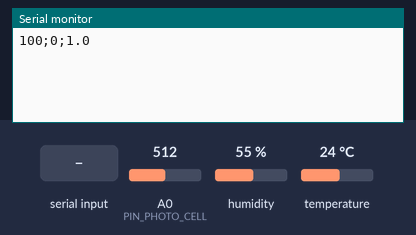
The sketch below on a simulated Arduino Uno, built with avr-gcc and run on an emulated ATmega328P. On the bench: the last lines printed to the serial monitor. The test bench sets the inputs (shaded band); at power-on: A0 (PIN_PHOTO_CELL) = 512, humidity 55 %, temperature 24 °C.

Above: at 1.2 s.
1.3 s: "1" received over Serial
At 3.4 s:
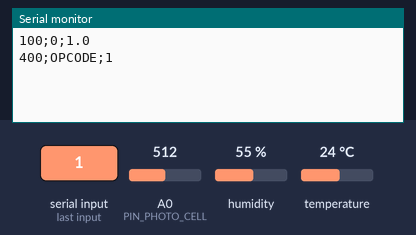
3.8 s: "0" received over Serial
At 5.3 s:
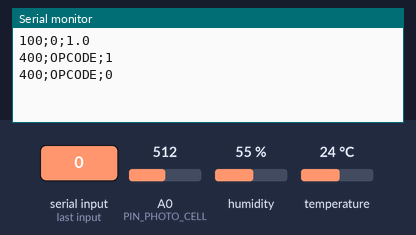

Measured:
- after the input at 1.3 s, the serial monitor: prints a new line after 1.0 s (image 1)
- after the input at 3.8 s, the serial monitor: prints a new line after 1.0 s (image 2)

The sketch:

ElectricCounter+DHT.ino
```cpp
#include <Arduilink.h>
#include <dht.h>

#define PIN_DHT 7 // Pin pour la sonde DHT
#define PIN_PHOTO_CELL A0 // Pin du capteur de luminosité
#define FLASH_DELTA_SENSIBILITY 250
#define FLASH_DELTA_DELAY 100
#define DHT_UPDATE_DELAY 10000

Arduilink lnk = Arduilink(0);
dht DHT;

void setup()
{
  // Add sensors
  lnk.addSensor(1, S_INFO | S_HIT, "Compteur EDF", "Wh/min")->verbose = true;
  lnk.addSensor(2, S_INFO, "Temperature", "C");
  lnk.addSensor(3, S_INFO, "Humidite", "%");

  Serial.begin(9600);
  while (!Serial) {
    ; // wait for serial port to connect
  }
  lnk.init();
}

void loop()
{

  // Time stamp for power counter sampling
  unsigned long lastPowerHit = 0;
  // Light measure
  int lightValue = 0;
  // Sum of recorded values
  unsigned long sum = 0;
  // Time stamp for DHT sensor update
  unsigned long lastDHTupdate = 0;
  // Time stamp for electric consumption sensor update
  unsigned long lastEDFupdate = 0;
  // Current values for DHT sensor
  double currentTemperature = 0;
  double currentHumidity = 0;

  while (1)
  {

    // Ligh sensor
    if (millis() - lastPowerHit > FLASH_DELTA_DELAY) {
      long delta = lightValue - analogRead(PIN_PHOTO_CELL);
      if (delta > FLASH_DELTA_SENSIBILITY) {
        // TODO Gerer la remise à zero de millis() tous les 50 jours
        //Serial.print("Hit "); Serial.println(delta);
        sum++;
      }
      lastPowerHit = millis();
      lightValue = analogRead(PIN_PHOTO_CELL);
      //Serial.println(lightValue);
    }

    // Electric sensor update
    if (millis() - lastEDFupdate > 60000) {
      lastEDFupdate = millis();
      lnk.setValue(1, sum);
      sum = 0;
    }

    // DHT update
    if (millis() - lastDHTupdate > DHT_UPDATE_DELAY) {
      lastDHTupdate = millis();
      int chk = DHT.read11(PIN_DHT);
      if (chk != DHTLIB_OK) {
        continue;
      }
      // Update sensors, if the delta is not aberant
      if (currentTemperature == 0 || abs(currentTemperature - DHT.temperature) < 5) {
        lnk.setValue(2, currentTemperature = DHT.temperature);
      }
      if (currentHumidity == 0 || abs(currentHumidity - DHT.humidity) < 5) {
        lnk.setValue(3, currentHumidity = DHT.humidity);
      }
    }

    // Read inputs
    lnk.handleInput();

  }

}
```
